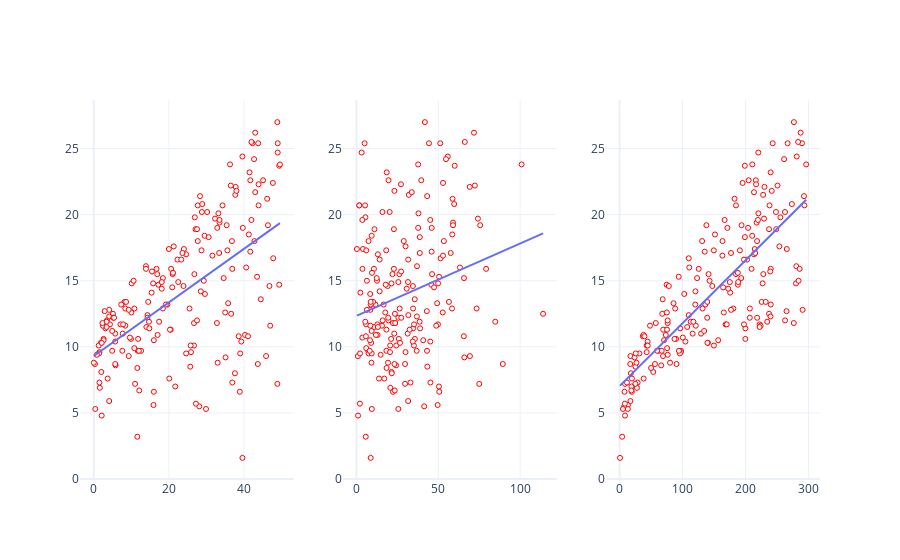

This figure's notebook cell:
### Code cell
plots = make_subplots(rows=1, cols=3)


for i, f in enumerate(figs):

    f.update_traces(marker=dict(size=5, color="White",
                                  line=dict(width=1,color='Red')),
                                  selector=dict(mode='markers')
                  )
    plots.add_trace(f['data'][0], row=1, col=i+1)
    plots.add_trace(f['data'][1], row=1, col=i+1)


plots.show()

### Figure 1 — Plotly figure (JSON) as saved in the notebook; plotly's stock layout.template omitted (floating-point values rounded to 4 significant figures; data arrays with more than 128 entries replaced by an {"elided": "..."} marker saying what was removed)
{"data": [{"hovertemplate": "radio=%{x}<br>sales=%{y}<extra></extra>", "legendgroup": "", "marker": {"color": "White", "line": {"color": "Red", "width": 1}, "size": 5, "symbol": "circle"}, "mode": "markers", "name": "", "orientation": "v", "showlegend": false, "type": "scatter", "x": {"elided": "200 float values"}, "xaxis": "x", "y": {"elided": "200 float values"}, "yaxis": "y"}, {"hovertemplate": "<b>OLS trendline</b><br>sales = 0.202496 * radio + 9.31164<br>R<sup>2</sup>=0.332032<br><br>radio=%{x}<br>sales=%{y} <b>(trend)</b><extra></extra>", "legendgroup": "", "marker": {"color": "#636efa", "symbol": "circle"}, "mode": "lines", "name": "", "showlegend": false, "type": "scatter", "x": {"elided": "200 float values"}, "xaxis": "x", "y": {"elided": "200 float values"}, "yaxis": "y"}, {"hovertemplate": "newspaper=%{x}<br>sales=%{y}<extra></extra>", "legendgroup": "", "marker": {"color": "White", "line": {"color": "Red", "width": 1}, "size": 5, "symbol": "circle"}, "mode": "markers", "name": "", "orientation": "v", "showlegend": false, "type": "scatter", "x": {"elided": "200 float values"}, "xaxis": "x2", "y": {"elided": "200 float values"}, "yaxis": "y2"}, {"hovertemplate": "<b>OLS trendline</b><br>sales = 0.0546931 * newspaper + 12.3514<br>R<sup>2</sup>=0.052120<br><br>newspaper=%{x}<br>sales=%{y} <b>(trend)</b><extra></extra>", "legendgroup": "", "marker": {"color": "#636efa", "symbol": "circle"}, "mode": "lines", "name": "", "showlegend": false, "type": "scatter", "x": {"elided": "200 float values"}, "xaxis": "x2", "y": {"elided": "200 float values"}, "yaxis": "y2"}, {"hovertemplate": "TV=%{x}<br>sales=%{y}<extra></extra>", "legendgroup": "", "marker": {"color": "White", "line": {"color": "Red", "width": 1}, "size": 5, "symbol": "circle"}, "mode": "markers", "name": "", "orientation": "v", "showlegend": false, "type": "scatter", "x": {"elided": "200 float values"}, "xaxis": "x3", "y": {"elided": "200 float values"}, "yaxis": "y3"}, {"hovertemplate": "<b>OLS trendline</b><br>sales = 0.0475366 * TV + 7.03259<br>R<sup>2</sup>=0.611875<br><br>TV=%{x}<br>sales=%{y} <b>(trend)</b><extra></extra>", "legendgroup": "", "marker": {"color": "#636efa", "symbol": "circle"}, "mode": "lines", "name": "", "showlegend": false, "type": "scatter", "x": {"elided": "200 float values"}, "xaxis": "x3", "y": {"elided": "200 float values"}, "yaxis": "y3"}], "layout": {"xaxis": {"anchor": "y", "domain": [0, 0.2889]}, "xaxis2": {"anchor": "y2", "domain": [0.3556, 0.6444]}, "xaxis3": {"anchor": "y3", "domain": [0.7111, 1]}, "yaxis": {"anchor": "x", "domain": [0, 1]}, "yaxis2": {"anchor": "x2", "domain": [0, 1]}, "yaxis3": {"anchor": "x3", "domain": [0, 1]}}}
